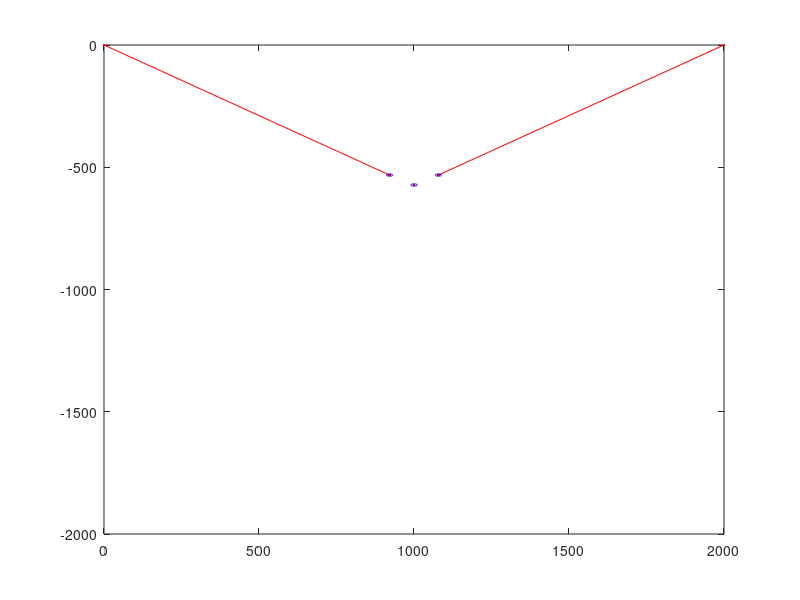

Write MATLAB code to recreate this figure. (Note: this script raises an error after producing the figure.)
function simulate_toddler_robot()
    figure;
    s_initial = calculate_current_position(pi/6, pi/6, 0, true); hold on
    s_final = calculate_next_position(1900, -600);
    axis equal
    s_diff = s_final - s_initial
    s_error = calculate_position_error(pi/720)
end

function s = calculate_current_position(theta_l, theta_r, phi, showError)
    % set default val for showError
    if nargin == 3
        showError = false;
    end

    % define constants
    w = 157.48;
    h = 40.64;
    x_end = 2000; % right anchor position
    winch_to_marker_dist = sqrt(h^2 + w^2/4);
    winch_to_marker_angle = atan2(h, w/2);
    
    % calculate string lengths
    A = [-sin(theta_l), sin(theta_r); cos(theta_l), cos(theta_r)];
    b = [w*sin(phi); x_end - w*cos(phi)];
    s = A\b;
    
    % calculate left winch position
    x_l = s(1)*cos(theta_l);
    y_l = -s(1)*sin(theta_l);

    % calculate marker position
    x = x_l + cos(phi + winch_to_marker_angle)*winch_to_marker_dist;
    y = y_l - sin(phi + winch_to_marker_angle)*winch_to_marker_dist;

    % plot positions
    x_r = x_end - s(2)*cos(theta_r);
    y_r = -s(2)*sin(theta_r);
    plot([0, x_end, x_l, x_r, x], [0, 0, y_l, y_r, y], 'r.', MarkerSize=10); hold on;
    plot([0, x_l], [0, y_l], 'r')
    plot([x_end, x_r], [0, y_r], 'r')
    if (showError)
        drawOval(x_l, y_l, 10, 5)
        drawOval(x_r, y_r, 10, 5)
        drawOval(x, y, 10, 5)
    end
    axis([0, 2000, -2000, 0])
end

function s = calculate_next_position(x, y)
    % define constants
    g = 9.81*1e3;
    k = 1e2;
    w = 157.48;
    h = 40.64;
    x_end = 2000; % right anchor position
    y_max = 2000;
    winch_to_marker_dist = sqrt(h^2 + w^2/4);
    winch_to_marker_angle = atan2(h, w/2);

    % define symbolic position expressions
    syms phi
    x_l = x - cos(phi + winch_to_marker_angle)*winch_to_marker_dist;
    y_l = y + sin(phi + winch_to_marker_angle)*winch_to_marker_dist;
    x_r = x_l + w*cos(phi);
    y_r = y_l - w*sin(phi);

    % define symbolic potential energy expressions
    PE_x = k*0.5*(x_l^2 + (x_end - x_r)^2);
    PE_y = k*0.5*((y_l + y_max)^2 + (y_r + y_max)^2) - g*(y_l + y_r + 2*y_max);
    PE = PE_x + PE_y;
    
    % define and find root of derivative of potential energy with respect to phi
    dPE = diff(PE);
    tilt = double(vpasolve(dPE, 0));

    % define other positions based on tilt
    x_l_real = subs(x_l, tilt);
    x_r_real = subs(x_r, tilt);
    y_l_real = subs(y_l, tilt);
    y_r_real = subs(y_r, tilt);

    % define string lengths
    s_l = sqrt(x_l_real^2 + y_l_real^2);
    s_r = sqrt((x_end-x_r_real)^2 + y_r_real^2);
    s = double([s_l; s_r]);

    % plot results
    plot([0, x_end, x_l_real, x_r_real, x], [0, 0, y_l_real, y_r_real, y], 'r.', MarkerSize=10); hold on;
    plot([0, x_l_real], [0, y_l_real], 'r')
    plot([x_end, x_r_real], [0, y_r_real], 'r')
    axis([0, 2000, -2000, 0]) 
end

function s_error = calculate_position_error(error)
    figure
    s_actual = calculate_current_position(pi/6, pi/6, 0);
    s_pp = calculate_current_position(pi/6+error, pi/6+error, 0); hold on
    s_pm = calculate_current_position(pi/6+error, pi/6-error, 0);
    s_mp = calculate_current_position(pi/6-error, pi/6+error, 0);
    s_mm = calculate_current_position(pi/6-error, pi/6-error, 0);
    axis equal

    s_vals = [s_actual s_pp s_pm s_mp s_mm];
    s_error = (max(s_vals,[],2) - min(s_vals,[],2))./2;
end

function drawOval(xc, yc, xe, ye)
    th = 0:pi/50:2*pi;
    xunit = xe*cos(th) + xc;
    yunit = ye*sin(th) + yc;
    plot(xunit, yunit, 'b');
end
